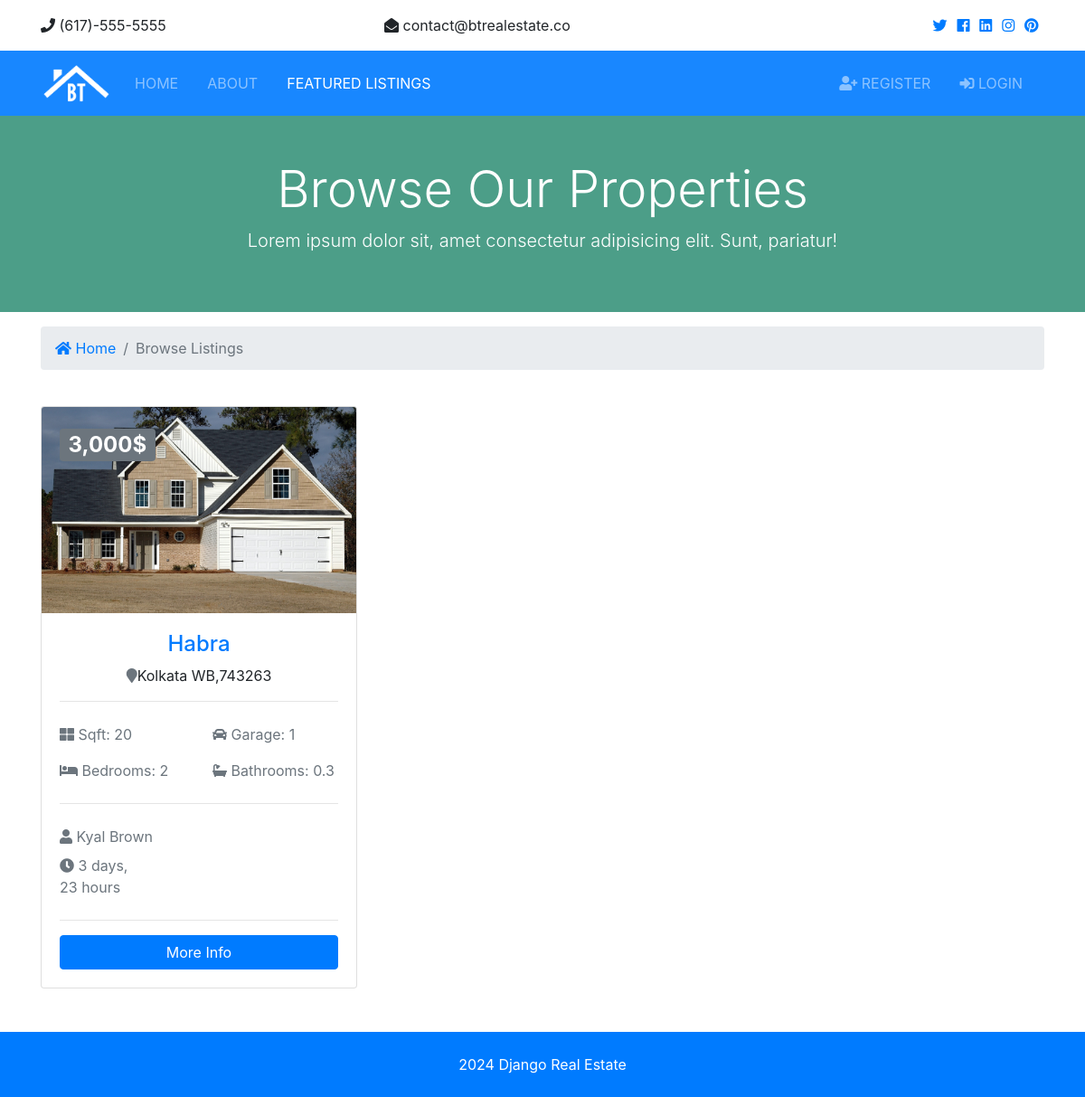
/listings/, run on an earlier commit of the app's database.
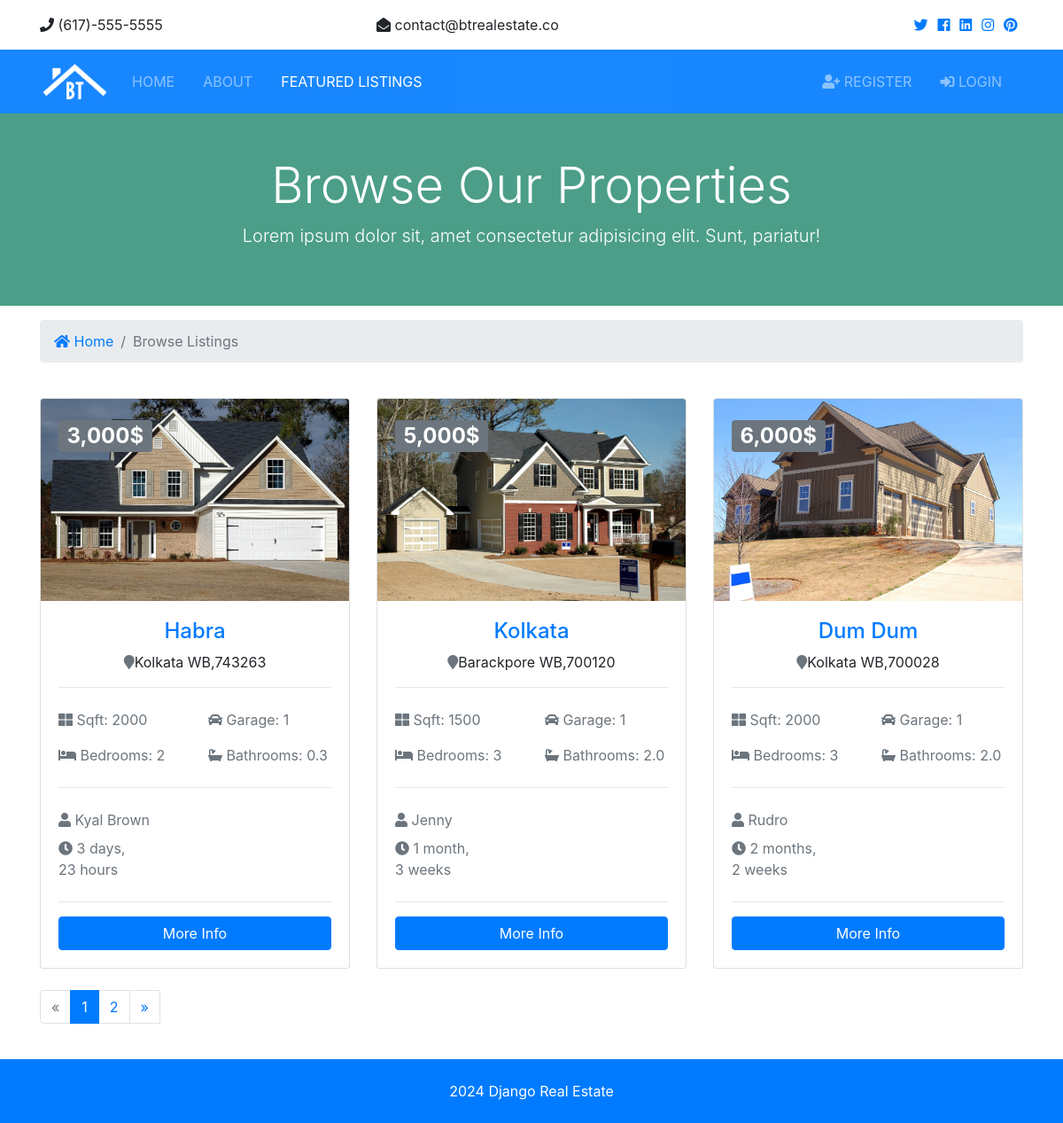
And on a later commit of the database.
### listings/models.py (models this page shows, shortened)
class Listing(models.Model):
    realtor = models.ForeignKey(Realtor, on_delete=models.DO_NOTHING)
    title = models.CharField(max_length = 200)
    address = models.CharField(max_length = 200)
    city = models.CharField(max_length = 200)
    state = models.CharField(max_length = 200)
    zipcode = models.CharField(max_length = 200)
    description = models.TextField(blank=True)
    price = models.IntegerField()
    bedrooms = models.IntegerField()
    bathrooms = models.DecimalField(max_digits=2,decimal_places=1)
    garage = models.IntegerField(default=0)
    sqft = models.IntegerField()
    lot_size= models.DecimalField(max_digits=5,decimal_places=1)
    photo_main = models.ImageField(upload_to ='photos/%Y/%m/%d/', blank=True)
    photo_1 = models.ImageField(upload_to ='photos/%Y/%m/%d/',blank=True)
    photo_2 = models.ImageField(upload_to ='photos/%Y/%m/%d/', blank=True)
    photo_3 = models.ImageField(upload_to ='photos/%Y/%m/%d/', blank=True)
    photo_4 = models.ImageField(upload_to ='photos/%Y/%m/%d/', blank=True)
    photo_5 = models.ImageField(upload_to ='photos/%Y/%m/%d/', blank=True)
    is_published = models.BooleanField(default=True)
    list_date = models.DateTimeField(default= datetime.now , blank=True)

### realtors/models.py (models this page shows)
class Realtor(models.Model):
    name = models.CharField(max_length= 200)
    photo = models.ImageField(upload_to='photos/%Y/%m/%d/')
    description = models.TextField(max_length= 500)
    phone = models.CharField(max_length= 50)
    email = models.CharField(max_length= 50)
    is_mvp = models.BooleanField(default=False)
    hire_date = models.DateTimeField(default=datetime.now, blank=True)
    def __str__(self):
        return self.name

### listings/views.py (the view)
# urls.py: path('', views.index, name='listings'),
def index(request):
    listings = Listing.objects.order_by('-list_date').filter(is_published=True)
    paginator = Paginator(listings, 3)
    page = request.GET.get('page')
    paged_listings = paginator.get_page(page)
    context = {
        'listings': paged_listings,
    }
    return render(request, 'listings/listings.html', context)

### templates/listings/listings.html (shortened to what the changed rows need)
{% extends "base.html" %}
{% load humanize %}
{% block content %}
<section id="showcase-inner" class="py-5 text-white">
    <div class="container">
      <div class="row text-center">
        <div class="col-md-12">
          <h1 class="display-4">Browse Our Properties</h1>
        </div>
      </div>
    </div>
</section>
 <section id="listings" class="py-4">
    <div class="container">
      <div class="row">
        {% if listings %}
          {% for listing in listings %}
          <div class="col-md-6 col-lg-4 mb-4">
            <div class="card listing-preview">
              <img class="card-img-top" src="{{listing.photo_main.url}}" alt="">
              <div class="card-img-overlay">
                <h2>
                  <span class="badge badge-secondary text-white">{{listing.price | intcomma}}$</span>
                </h2>
              </div>
              <div class="card-body">
                <div class="listing-heading text-center">
                  <h4 class="text-primary">{{listing.title}}</h4>
                  <p>
                    <i class="fas fa-map-marker text-secondary"></i>{{ listing.city }} {{listing.state}},{{listing.zipcode}}</p>
                </div>
                <hr>
                <div class="row py-2 text-secondary">
                  <div class="col-6">
                    <i class="fas fa-th-large"></i> Sqft: {{listing.sqft}}</div>
                  <div class="col-6">
                    <i class="fas fa-car"></i> Garage: {{listing.garage}}</div>
                </div>
                <div class="row py-2 text-secondary">
                  <div class="col-6">
                    <i class="fas fa-bed"></i> Bedrooms: {{listing.bedrooms}}</div>
                  <div class="col-6">
                    <i class="fas fa-bath"></i> Bathrooms: {{listing.bathrooms}}</div>
                </div>
                <hr>
                <div class="row py-2 text-secondary">
                  <div class="col-12">
                    <i class="fas fa-user"></i> {{listing.realtor}}</div>
                </div>
                <div class="row text-secondary pb-2">
                  <div class="col-6">
                    <i class="fas fa-clock"></i> {{listing.list_date | timesince }}</div>
                </div>
                <hr>
                <a href="{% url 'listing' listing.id  %}" class="btn btn-primary btn-block">More Info</a>
              </div>
            </div>
          </div>
          {% endfor %}
        {% else %}
          <div class="col-md-12">
            <h1>No  properties found.</h1>
          </div>
        {% endif %}
      </div>
      <div class="row">
        <div class="col-md-12">
          {% if listings.has_other_pages %}
            <ul class="pagination">
              {% if listings.has_previous %}
                <li class="page-items">
                  <a href="?page={{listings.previous_page_number}}" class="page-link">&laquo;</a>
                </li>
              {% else %}
                <li class="page-item disabled">
                  <a class="page-link">&laquo;</a>
                </li>
              {% endif %}
              {% for i in listings.paginator.page_range %}
                {% if listings.number == i %}
                  <li class="page-item active">
                    <a class="page-link">{{i}}</a>
                  </li>
                {% else %}
                  <li class="page-item">
                    <a href="?page={{i}}" class="page-link">{{i}}</a>
                  </li>
                {% endif %}
              {% endfor %}
              {% if listings.has_next %}
                <li class="page-items">
                  <a href="?page={{listings.next_page_number}}" class="page-link">&raquo;</a>
                </li>
              {% else %}
                <li class="page-item disabled">
                  <a class="page-link">&raquo;</a>
                </li>
              {% endif %}
            </ul>
          {% endif %}
        </div>
      </div>
    </div>
  </section>
{% endblock content %}

What changed in the data, as far as the page shows it:
changed Listing "Habra": sqft "20" → "2000"
added Listing: photo_main (picture), price "5,000", title "Kolkata", city "Barackpore", state "WB", zipcode "700120", sqft "1500", garage "1", bedrooms "3", bathrooms "2.0", realtor "Jenny", list_date "1 month, 3 weeks"
added Listing: photo_main (picture), price "6,000", title "Dum Dum", city "Kolkata", state "WB", zipcode "700028", sqft "2000", garage "1", bedrooms "3", bathrooms "2.0", realtor "Rudro", list_date "2 months, 2 weeks"
Also different on the page:
new list line: "1"
new list line: "2"
